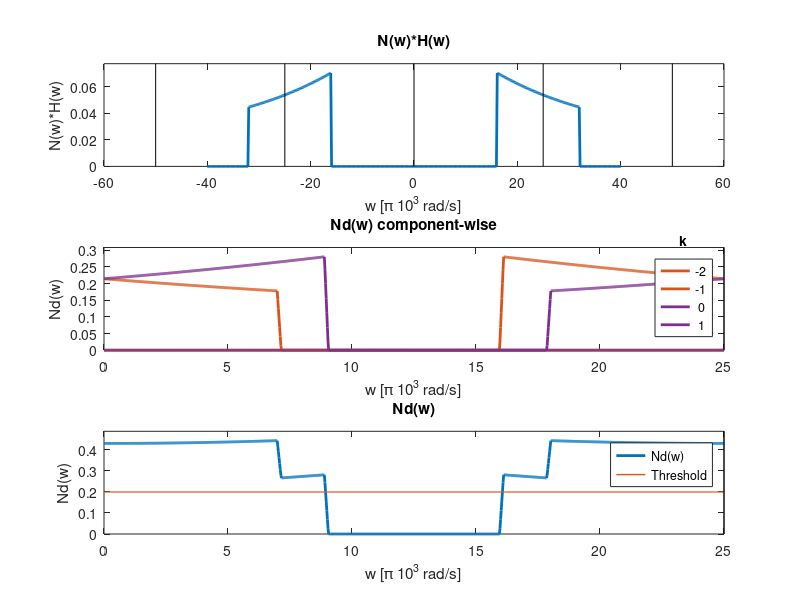
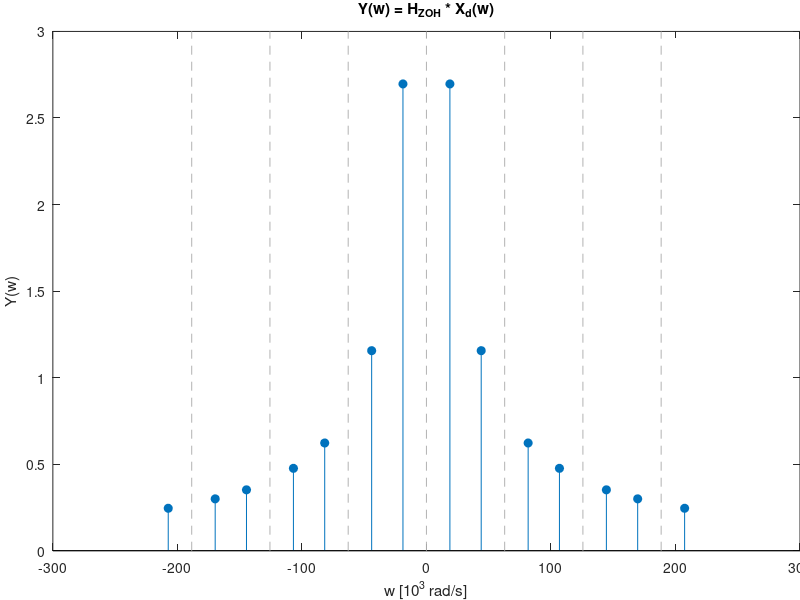
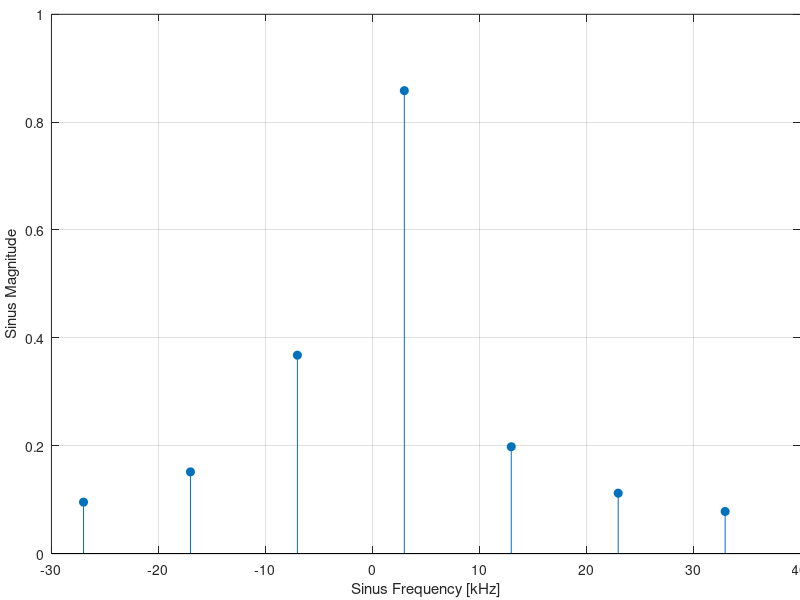

Source code (MATLAB) for these figures, in order:
%% Question 1

clear all;
close all;
clc;

lc = lines(8);

ns = 16;
ne = 32;
ws = 25;

% NOISE INPUT
N = @(w) 0.1*(abs(w)>16).*(abs(w)<32);
w = linspace(-40,40,500);

% ANALOGIC FILTER
H = 1./(1+1i.*w./16);       % plot(w,abs(H)); grid on;
NH = N(w).*H;


% SAMPLING
wd = linspace(0,ws,1000);
k = -10:10;
NHd=zeros(size(k,2),size(wd,2));
for i=1:numel(k)
    NHd(i,:) = (ws/2/pi)*interp1(w,NH,wd+k(i)*ws,'linear','extrap');
end



%%%%%%%%% plots

X_index = find(any(sum(NHd,2),2));
k_index = X_index - max(k)-1;


helplines = [k_index; k_index(end)+1]*ws;
figure('Color','white','Position',[212.2000e+000   175.4000e+000   641.6000e+000   446.4000e+000]);
subplot(3,1,1)
plot(w,abs(NH), 'Linewidth',2); hold on;
plot( [helplines,helplines]', [zeros(size(helplines)),100*ones(size(helplines))]', 'k' )
ylim([0 1.1*max(max(abs(NH)))])
xlabel('w [\pi 10^{3} rad/s]')
ylabel('N(w)*H(w)')
title('N(w)*H(w)')


idx_kp = X_index( X_index > numel(k)/2 );
idx_kn = X_index( X_index < numel(k)/2 );
subplot(3,1,2)
plot(wd, abs(NHd(idx_kp,:)), '-','Color',lc(2,:),'Linewidth',2); hold on;
plot(wd, abs(NHd(idx_kn,:)), '-','Color',lc(4,:),'Linewidth',2);
plot([ws ws],[0 5*max(get(gca,'YLim'))], 'k' );
ylim([0 1.1*max(max(abs(NHd)))])
xlabel('w [\pi 10^{3} rad/s]')
ylabel('Nd(w)')
title('Nd(w) component-wise')
lgd=legend(num2str(k_index));
title(lgd,'k');


subplot(3,1,3)
plot(wd, sum(abs(NHd(X_index,:))),'Linewidth',2); hold on;
plot(wd, (ws/2/pi)*1/20.*wd./wd, 'Linewidth',1)
plot([ws ws],[0 5*max(max(abs(NHd)))], 'k' );
ylim([0 1.1*max(sum(abs(NHd(X_index,:)))) ])
xlabel('w [\pi 10^{3} rad/s]')
ylabel('Nd(w)')
title('Nd(w)')
legend({'Nd(w)','Threshold'})


set(gca,'LooseInset',get(gca,'TightInset'))
saveas(gcf, fullfile(pwd,'question1b-02'),'epsc')


%% Question 2

clear all;
close all;
clc;

f0 = 3;
fs = 10;

w0 = 2*pi*f0;
dt = 1/fs;
ws = 2*pi*fs;

w_dirac1 = @(k) +w0-k*ws;
w_dirac2 = @(k) -w0-k*ws;
Y_mag = @(w) abs( ws/(2*i) * exp(-i*pi*w/ws) * dt * sinc(w/ws) );

k=-3:3;

w= [];
mag = [];
for i=1:numel(k)
    w1 = w_dirac1(k(i));
    w2 = w_dirac2(k(i));
    w   = [w ; w1; w2];
    mag = [mag ; Y_mag(w1) ; Y_mag(w2) ];
end

figure('Color','white')
stem(w,mag,'filled');
hold on;
for i=1:numel(k)
    plot([k(i)*ws k(i)*ws], [0 max(get(gca,'YLim'))], '--','Color',0.7*[1 1 1]);
end
xlabel('w [10^{3} rad/s]')
ylabel('Y(w)')
title('Y(w) = H_{ZOH} * X_d(w)')
set(gca,'LooseInset',get(gca,'TightInset'))
saveas(gcf, fullfile(pwd,'question2-01'),'epsc')


% answers
figure('Color','white')
ks = [-3 -2 -1 0 1 2 3];
stem(3-ks.*10, abs(sinc((3-ks.*10)/10)) , 'filled');
grid on;
xlabel('Sinus Frequency [kHz]')
ylabel('Sinus Magnitude')
set(gca,'LooseInset',get(gca,'TightInset'))
saveas(gcf, fullfile(pwd,'question2-02'),'epsc')




